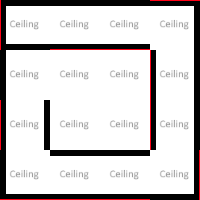

This game map was drawn from its Tiled (.tmx) file and the tilesets committed beside it. A one-line description and the full map source follow:
An orthogonal 4x4 tile map with 50x50 px tiles, 3 tile layers (Ground, Ceiling, Walls), 2 tilesets and 4 objects (3x /TrainingGround/SpiderBot).

<map version="1.5" tiledversion="1.7.2" orientation="orthogonal" renderorder="left-up" compressionlevel="0" width="4" height="4" tilewidth="50" tileheight="50" infinite="0" nextlayerid="29" nextobjectid="71">
 <properties>
  <property name="NoAgents" type="bool" value="false" />
  <property name="NoSpawning" type="bool" value="false" />
 </properties>
 <tileset firstgid="1" source="../../_Tiled/Master.tsx" />
 <tileset firstgid="34" source="../../_Tiled/Deco.tsx" />
 <group id="5" name="Floor 0">
  <properties>
   <property name="Height" type="float" value="2.5" />
   <property name="Skybox" value="/Skybox/AllSky_Space_AnotherPlanet" />
  </properties>
  <layer id="1" name="Ground" width="4" height="4">
   <properties>
    <property name="Materials" value="[ground]" />
    <property name="Walkable" type="bool" value="true" />
   </properties>
   <data encoding="csv">
4,4,4,4,
4,4,4,4,
4,4,4,4,
4,4,4,4
</data>
  </layer>
  <layer id="28" name="Ceiling" width="4" height="4">
   <properties>
    <property name="AtCeiling" type="bool" value="true" />
    <property name="Materials" value="[ceiling]" />
   </properties>
   <data encoding="csv">
3,3,3,3,
3,3,3,3,
3,3,3,3,
3,3,3,3
</data>
  </layer>
  <layer id="3" name="Walls" width="4" height="4">
   <properties>
    <property name="ConnectToCeiling" type="bool" value="true" />
    <property name="Materials" value="[mainWalls]" />
   </properties>
   <data encoding="csv">
2684354571,7,7,3221225478,
2684354565,0,0,2684354567,
2684354567,0,0,2684354567,
6,7,7,1610612742
</data>
  </layer>
  <objectgroup id="4" name="Transitions">
   <object id="67" gid="8" x="50" y="100" width="50" height="50" rotation="180">
    <properties>
     <property name="OneWay" type="bool" value="true" />
     <property name="TargetZone" value="Level2Room4" />
    </properties>
   </object>
  </objectgroup>
  <objectgroup id="27" name="Objects">
   <object id="68" type="/TrainingGround/SpiderBot" gid="40" x="150" y="50" width="50" height="50" />
   <object id="69" type="/TrainingGround/SpiderBot" gid="40" x="150" y="150" width="50" height="50" />
   <object id="70" type="/TrainingGround/SpiderBot" gid="40" x="100" y="200" width="50" height="50" />
  </objectgroup>
 </group>
</map>
